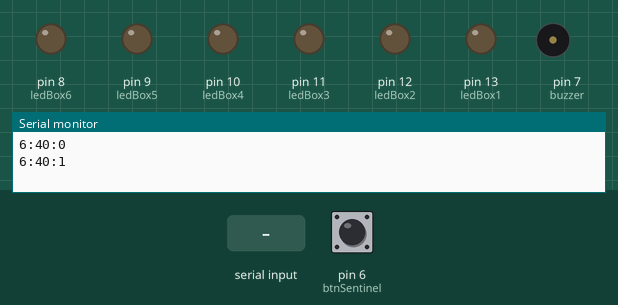
Recording of a sketch running on a simulated Arduino Uno, built with avr-gcc and run on an emulated ATmega328P. Parts: output pins drawn as LEDs (lit = HIGH), buzzer (waves = sounding), the last lines printed to the serial monitor. Inputs (shaded band) come from the test bench; at power-on: pin 6 (btnSentinel) HIGH.

Above: at 1.2 s.
1.3 s: "-" received over Serial
At 2.07 s:
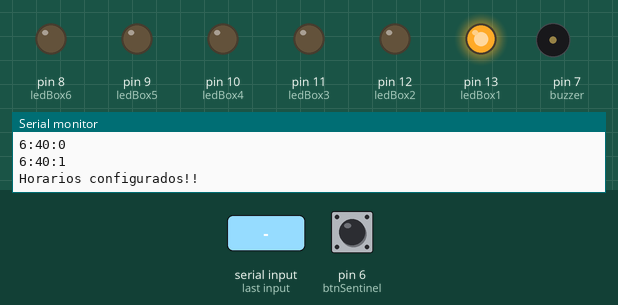
At 2.47 s:
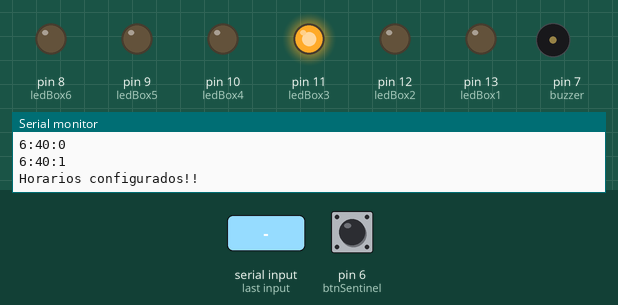
4.3 s: pin 6 (btnSentinel) pulled LOW for 0.15 s
At 5.3 s:
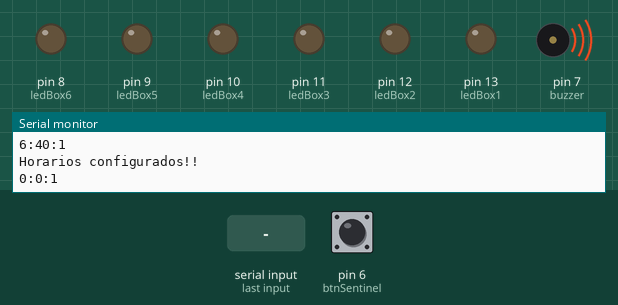
Timing chart, 0 to 13.4 s (numbered marks = the images above; inputs shaded):
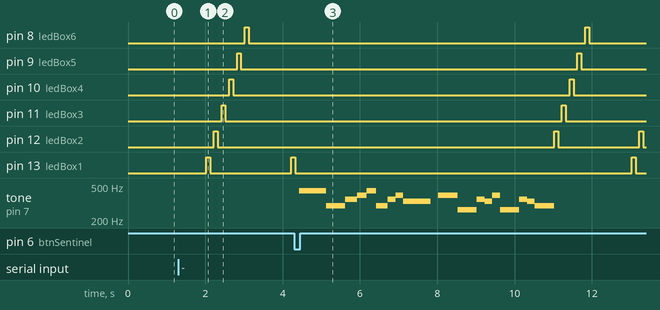

The sketch:

grandmaBox.ino
```cpp
#include <Time.h>
#include <TimeLib.h>
#include <SoftwareSerial.h>

const int pinoRX = 3;
const int pinoTX = 2;
const int ledBox1 = 13;
const int ledBox2 = 12;
const int ledBox3 = 11;
const int ledBox4 = 10;
const int ledBox5 = 9;
const int ledBox6 = 8;
const int buzzer = 7;
const int btnSentinel = 6;
int horaBox1[3],
    horaBox2[3],
    horaBox3[3],
    horaBox4[3],
    horaBox5[3],
    horaBox6[3];
const char* starwars[] = {"La","Pausa","La","Pausa","La","Pausa","Fa","Do","La","Pausa","Fa","Do","La","Pausa","Mi","Pausa","Mi","Pausa","Mi","Pausa","Fa","Do","Sol","Pausa","Fa","Do","La","Pausa","La","Pausa","La","Pausa","La","Pausa","La","Pausa","Sol#","Pausa","Sol","Fa#","Fa","Fa#","Fim"}; //Marcha Imperial
int dur[] = {400, 100, 400, 100, 400, 100, 300, 200, 300, 100, 300, 200, 300, 200, 400, 100, 400, 100, 400, 100, 300, 300, 200, 100 , 300, 300, 200, 200, 400, 50, 400, 50, 400, 50, 400, 50, 300, 50, 300, 200, 200, 200};
const char* musica[] = {"La","Re","Fa","Sol","La","Re", "Fa", "Sol", "Mi", "Pausa", "Sol", "Do", "Fa", "Mi", "Sol", "Do", "Fa", "Mi", "Re", "Fim"}; //Game of Thrones
int duracao[] = {700, 500, 300, 250, 250, 300, 200, 200, 700, 200, 500, 500, 200, 200, 200, 500, 200, 200, 500};

//SoftwareSerial Serial(pinoRX, pinoTX);

void setup() {
  Serial.begin(9600);
  pinMode(ledBox1, OUTPUT);
  pinMode(ledBox2, OUTPUT);
  pinMode(ledBox3, OUTPUT);
  pinMode(ledBox4, OUTPUT);
  pinMode(ledBox5, OUTPUT);
  pinMode(ledBox6, OUTPUT);
  pinMode(buzzer, OUTPUT);
  pinMode(btnSentinel, INPUT_PULLUP);
  setTime(904200000);
}

void loop() {
  ConfBox();
  int hora = hour();
  int minuto = minute();
  if (hora == horaBox1[0] and minuto == horaBox1[1]) { AletaLedBuzz(ledBox1); }
  if (hora == horaBox2[0] and minuto == horaBox2[1]) { AletaLedBuzz(ledBox2); }
  if (hora == horaBox3[0] and minuto == horaBox3[1]) { AletaLedBuzz(ledBox3); }
  if (hora == horaBox4[0] and minuto == horaBox4[1]) { AletaLedBuzz(ledBox4); }
  if (hora == horaBox5[0] and minuto == horaBox5[1]) { AletaLedBuzz(ledBox5); }
  if (hora == horaBox6[0] and minuto == horaBox6[1]) { AletaLedBuzz(ledBox6); }
  HorarioDia();
}

//Junta os caracteres em uma string e o "*" indentifica o final da frase
String MensagemSerial()
{
  char p;

  String palavra;

  while(Serial.available() > 0)
  {
    p = (byte)Serial.read();

      if(p == '*')
      {
        break;
      }else{
        palavra += p;
      }
      delay(10);
  }
  return palavra;
}
//Pisca o led de uma determido led e o buzz
void AletaLedBuzz(int led)
{
  if(digitalRead(btnSentinel) == LOW)
  {
   tocar(musica,duracao);
   //Serial.print("precionado");
  }
  if(digitalRead(btnSentinel) == HIGH) {
    digitalWrite(led, 1);
    delay(100);
    digitalWrite(led, 0);
    delay(100);
    //Serial.print("não precionado");
  }

//  else
//  {
//    for(int i = 0;i < 200;i++)
//    {
//      digitalWrite(led, 1);
//      delay(100);
//      digitalWrite(led, 0);
//      delay(100);
//    }
//  }
}
//Imprime hora e dia pela porta Serial
void HorarioDia()
{
  Serial.print(hour());
  Serial.print(':');
  Serial.print(minute());
  Serial.print(':');
  Serial.println(second());
  /*Serial.print(" ");
  Serial.print(day());
  Serial.print("/");
  Serial.print(month());
  Serial.print("/");
  Serial.println(year());*/
  delay(1000);
}
//Seta o horario do arduino
void SicronizaHorario(String mensagem)
{
  //mensagem.remove(0,1);
  setTime(HoraRemedio(mensagem), MinutoRemedio(mensagem), 0, 27, 8, 1998);
  //Serial.println(mensagem);
}
//Função que recebe uma string de hora(HH:MM) e retorna HH
int HoraRemedio(String mensagem)
{
  mensagem.remove(0,1);
  String hora;
  for (int i = 0; i < 2;i++)
  {
    hora.concat(mensagem[i]);
  }

  if (hora.length() == 2)
  {
  return hora.toInt();
  } else if (hora.length() == 1) {
    String c = hora;
    hora = "0";
    hora = hora.concat(c);
    return hora.toInt();
  }
}
//Função que recebe uma string de hora(HH:MM) e retorna MM
int MinutoRemedio(String mensagem)
{
  mensagem.remove(0,4);
  String minuto;
  for (int i = 0;i < 2;i++)
  {
    minuto.concat(mensagem[i]);
  }
  if (minuto.length() == 2)
  {
  return minuto.toInt();
  } else if (minuto.length() == 1) {
    String c = minuto;
    minuto = "0";
    minuto = minuto.concat(c);
    return minuto.toInt();
  }
}
//Configuração da Box
void ConfBox()
{
  if (Serial.available())
  {
    String mensagem;
    mensagem = MensagemSerial();
    if(mensagem.length() != 0)
    {
      //se a mensagem começa com '-' é pq o App que sicronizar o horario.
      if (mensagem[0] == '-')
      {
        SicronizaHorario(mensagem);
      }
      //Para configura a box1 a mensagem começa com '!'
      if (mensagem[0] == '!')
      {
        horaBox1[0] = HoraRemedio(mensagem);
        horaBox1[1] = MinutoRemedio(mensagem);
      }
      if (mensagem[0] == '@')
      {
        horaBox2[0] = HoraRemedio(mensagem);
        horaBox2[1] = MinutoRemedio(mensagem);
      }
      if (mensagem[0] == '#')
      {
        horaBox3[0] = HoraRemedio(mensagem);
        horaBox3[1] = MinutoRemedio(mensagem);
      }
      if (mensagem[0] == '$')
      {
        horaBox4[0] = HoraRemedio(mensagem);
        horaBox4[1] = MinutoRemedio(mensagem);
      }
      if (mensagem[0] == '%')
      {
        horaBox5[0] = HoraRemedio(mensagem);
        horaBox5[1] = MinutoRemedio(mensagem);
      }
      if (mensagem[0] == '&')
      {
        horaBox6[0] = HoraRemedio(mensagem);
        horaBox6[1] = MinutoRemedio(mensagem);
      }
      Serial.println("Horarios configurados!!");
    }
  }
}

void tocar(const char* mus[], int tempo[]){
  int tom = 0;
  for(int i = 0; mus[i]!="Fim";i++){
    if(mus[i] == "Do") tom = 262;
    if(mus[i] == "Re") tom = 294;
    if(mus[i] == "Mi") tom = 330;
    if(mus[i] == "Fa") tom = 349;
    if(mus[i] == "Sol") tom = 392;
    if(mus[i] == "La") tom = 440;
    if(mus[i] == "Si") tom = 494;
    if(mus[i] == "Do#") tom = 528;
    if(mus[i] == "Re#") tom = 622;
    if(mus[i] == "Fa#") tom = 370;
    if(mus[i] == "Sol#") tom = 415;
    if(mus[i] == "La#") tom = 466;
    if(mus[i] == "Pausa") tom = 0;
    tone(buzzer, tom, tempo[i]);
    delay(tempo[i]);
  }
}
```

Measured:
- after the input at 1.3 s, pin 8 (ledBox6): LOW → HIGH after 1.7 s, → LOW 0.10 s later; pin 9 (ledBox5): LOW → HIGH after 1.5 s, → LOW 0.10 s later; pin 10 (ledBox4): LOW → HIGH after 1.3 s, → LOW 0.10 s later; pin 11 (ledBox3): LOW → HIGH after 1.1 s, → LOW 0.10 s later; pin 12 (ledBox2): LOW → HIGH after 0.92 s, → LOW 0.10 s later
- after the input at 4.3 s, tone on pin 7 (buzzer): plays 440 Hz for 0.70 s, 294 Hz for 0.50 s, 349 Hz for 0.30 s, 392 Hz for 0.25 s, 440 Hz for 0.25 s, 294 Hz for 0.30 s … (18 notes in this stretch), starting after 0.13 s
